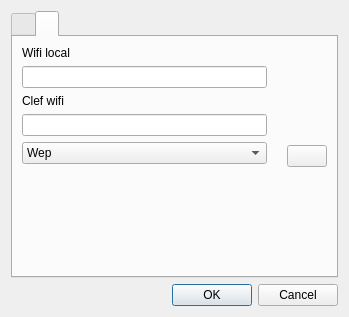
<?xml version="1.0" encoding="UTF-8"?>
<ui version="4.0">
 <class>SettingsDialog</class>
 <widget class="QDialog" name="SettingsDialog">
  <property name="geometry">
   <rect>
    <x>0</x>
    <y>0</y>
    <width>349</width>
    <height>317</height>
   </rect>
  </property>
  <property name="windowTitle">
   <string>Dialog</string>
  </property>
  <layout class="QVBoxLayout" name="verticalLayout">
   <item>
    <widget class="QTabWidget" name="tabWidget">
     <property name="currentIndex">
      <number>1</number>
     </property>
     <property name="iconSize">
      <size>
       <width>32</width>
       <height>32</height>
      </size>
     </property>
     <widget class="QWidget" name="tab">
      <attribute name="icon">
       <iconset resource="resources.qrc">
        <normaloff>:/icons/settings</normaloff>:/icons/settings</iconset>
      </attribute>
      <attribute name="title">
       <string/>
      </attribute>
     </widget>
     <widget class="QWidget" name="tab_2">
      <attribute name="icon">
       <iconset resource="resources.qrc">
        <normaloff>:/icons/wifi</normaloff>:/icons/wifi</iconset>
      </attribute>
      <attribute name="title">
       <string/>
      </attribute>
      <layout class="QHBoxLayout" name="horizontalLayout">
       <property name="spacing">
        <number>20</number>
       </property>
       <item>
        <widget class="QWidget" name="widget" native="true">
         <layout class="QVBoxLayout" name="verticalLayout_3">
          <property name="leftMargin">
           <number>0</number>
          </property>
          <property name="topMargin">
           <number>0</number>
          </property>
          <property name="rightMargin">
           <number>0</number>
          </property>
          <property name="bottomMargin">
           <number>0</number>
          </property>
          <item>
           <widget class="QLabel" name="label">
            <property name="text">
             <string>Wifi local</string>
            </property>
           </widget>
          </item>
          <item>
           <widget class="QLineEdit" name="localWifi"/>
          </item>
          <item>
           <widget class="QLabel" name="label_2">
            <property name="text">
             <string>Clef wifi</string>
            </property>
           </widget>
          </item>
          <item>
           <widget class="QLineEdit" name="passWord"/>
          </item>
          <item>
           <widget class="QComboBox" name="keytypecombobox">
            <property name="currentIndex">
             <number>1</number>
            </property>
            <item>
             <property name="text">
              <string>Aucune</string>
             </property>
            </item>
            <item>
             <property name="text">
              <string>Wep</string>
             </property>
            </item>
            <item>
             <property name="text">
              <string>WAP</string>
             </property>
            </item>
           </widget>
          </item>
          <item>
           <spacer name="verticalSpacer">
            <property name="orientation">
             <enum>Qt::Vertical</enum>
            </property>
            <property name="sizeHint" stdset="0">
             <size>
              <width>20</width>
              <height>40</height>
             </size>
            </property>
           </spacer>
          </item>
         </layout>
        </widget>
       </item>
       <item>
        <widget class="QPushButton" name="qr_button">
         <property name="text">
          <string/>
         </property>
         <property name="icon">
          <iconset resource="resources.qrc">
           <normaloff>:/icons/qrcode</normaloff>:/icons/qrcode</iconset>
         </property>
         <property name="iconSize">
          <size>
           <width>32</width>
           <height>32</height>
          </size>
         </property>
        </widget>
       </item>
      </layout>
     </widget>
    </widget>
   </item>
   <item>
    <widget class="QDialogButtonBox" name="buttonBox">
     <property name="orientation">
      <enum>Qt::Horizontal</enum>
     </property>
     <property name="standardButtons">
      <set>QDialogButtonBox::Cancel|QDialogButtonBox::Ok</set>
     </property>
    </widget>
   </item>
  </layout>
 </widget>
 <resources>
  <include location="resources.qrc"/>
 </resources>
 <connections>
  <connection>
   <sender>buttonBox</sender>
   <signal>accepted()</signal>
   <receiver>SettingsDialog</receiver>
   <slot>accept()</slot>
   <hints>
    <hint type="sourcelabel">
     <x>248</x>
     <y>254</y>
    </hint>
    <hint type="destinationlabel">
     <x>157</x>
     <y>274</y>
    </hint>
   </hints>
  </connection>
  <connection>
   <sender>buttonBox</sender>
   <signal>rejected()</signal>
   <receiver>SettingsDialog</receiver>
   <slot>reject()</slot>
   <hints>
    <hint type="sourcelabel">
     <x>316</x>
     <y>260</y>
    </hint>
    <hint type="destinationlabel">
     <x>286</x>
     <y>274</y>
    </hint>
   </hints>
  </connection>
 </connections>
</ui>
